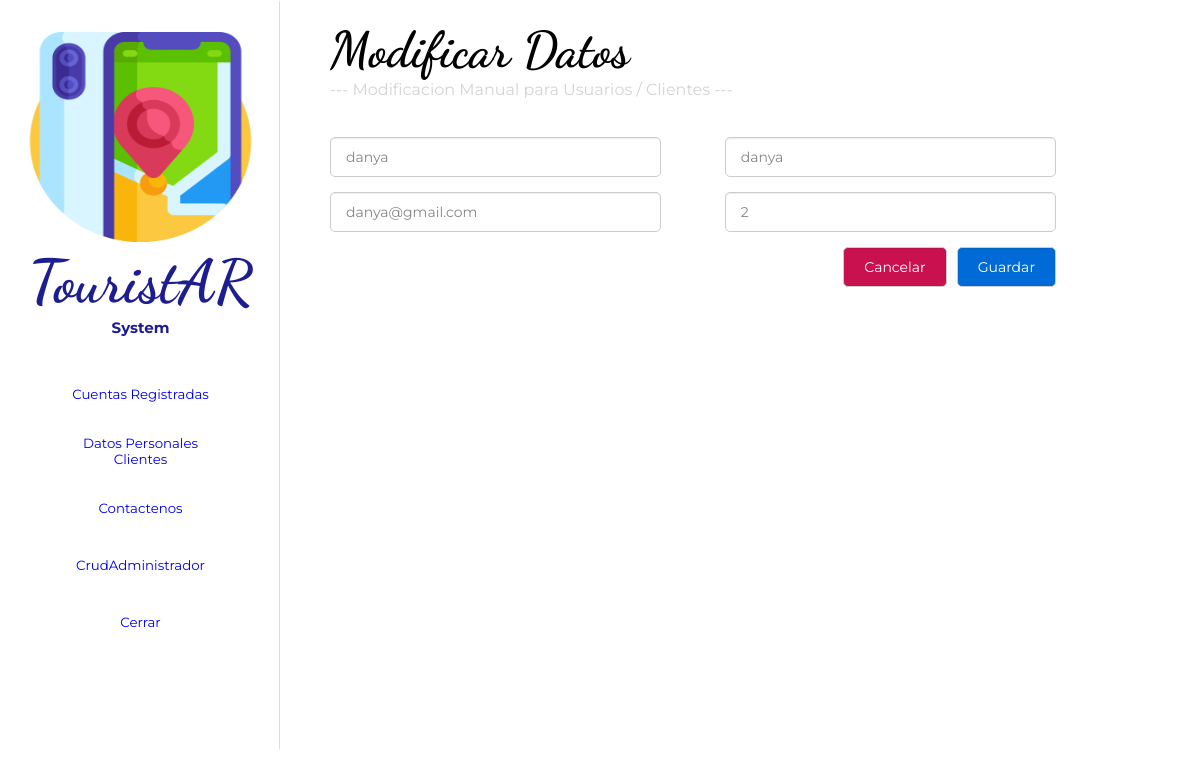
The app's page /crudusuario/update.php?id=20 with its own data.
### tables this page shows
CREATE TABLE `sesion` (
  `id` int(11) NOT NULL,
  `user` varchar(250) NOT NULL,
  `password` varchar(250) NOT NULL,
  `email` varchar(250) NOT NULL,
  `pasadmin` varchar(250) NOT NULL,
  `rol` int(3) NOT NULL
);

### crudusuario/update.php (the view, shortened to what this page needs)
<?php
	include_once 'conexion.php';
	if(isset($_GET['id'])){
		$id=(int) $_GET['id'];
		$buscar_id=$con->prepare('SELECT * FROM sesion WHERE id=:id  LIMIT 1');
		$buscar_id->execute(array(
			':id'=>$id
		));
		$resultado=$buscar_id->fetch();
	}else{
		header('Location: index.php');
	}
?>
<!DOCTYPE html>
<html lang="es">
	<head>
		<link rel="stylesheet" href="../crudusuario/csss/estilo_usuario.css">
	</head>
	<body>
		<div class="section-uno">
			<div id="sidebar">
				<div class="menu">
					<div class="botones">
						<center>
							<img src="../img/iconos/mapa.png" alt="">
							<h1>TouristAR</h1>
							<h4>System</h4>
							<br><br>
							<button><a href="../crudusuario/index.php">Cuentas Registradas</a></button>
							<br><br>
							<button><a href="../cruddatos/index.php">Datos Personales <br> Clientes</a></button>
							<br><br>
							<button><a href="../crudcontactenos/index.php">Contactenos</a></button>
							<br><br>
							<button><a href="../crudadmin/index.php">CrudAdministrador</a></button>
							<br><br>
							<button><a href="desconectar.php">Cerrar</a></button>
						</center>
					</div>
				</div>
			</div>
			<div class="contenido">
				<div class="conten-tablas">
					<div class="contenedor">
						<h2>Modificar Datos</h2>
						<span>--- Modificacion Manual para Usuarios / Clientes ---</span>
						<br><br><br>
						<form action="" method="post">
							<div class="form-group">
								<input type="text" name="user" value="<?php if($resultado) echo $resultado['user']; ?>" class="input__text">
								<input type="text" name="password" value="<?php if($resultado) echo $resultado['password']; ?>" class="input__text">
							</div>
							<div class="form-group">
							<input type="text" name="email" value="<?php if($resultado) echo $resultado['email']; ?>" class="input__text">
								<input type="text" name="rol" value="<?php if($resultado) echo $resultado['rol']; ?>" class="input__text">
							</div>
							<div class="btn__group">
								<a href="index.php" class="btn btn__danger">Cancelar</a>
								<input type="submit" name="guardar" value="Guardar" class="btn btn__primary">
							</div>
						</form>
					</div>
				</div>
			</div>
		</div>
	</body>
</html>

### crudusuario/csss/estilo_usuario.css (style rules this page uses)
* { margin: 0; box-sizing: border-box; font-family: 'Montserrat', sans-serif; }
:root { --sidebar-width: 280px; }
.section-uno { width: 100%; height: 530px; position: relative; }
#sidebar { width: var(--sidebar-width); height: 100vh; position: fixed; overflow: auto; }
.menu { height: 750px; background-color: white; border: 2px solid white; border-right: 1px solid rgb(219, 219, 219); }
.botones { margin: 30px 10px; }
img { width: 90%; height: 210px; }
span { color: rgb(211, 211, 211); }
button { width: 190px; height: 38px; border-radius: 5px; border: none; background-color: white; color: black; }
h1 { font-family: 'Dancing Script', cursive; font-size: 60px; color: rgb(29, 29, 146); }
h4 { font-size: 15px; color: rgb(29, 29, 146); }
.contenido { height: 1000px; background-position: center center; margin-left: var(--sidebar-width); top: var(--nav-height); position: relative; }
.conten-tablas { width: 100%; height: 1000px; }
.contenedor { width: 80%; margin-left: 50px; max-width: 1000px; overflow: hidden; }
h2 { margin-top: 20px; font-size: 50px; color: black; font-family: 'Dancing Script', cursive; }
a { text-decoration: none; }
form .input__text { width: 100%; border: 1px solid #ccc; border-radius: 5px; box-shadow: 0 1px 1px rgba(0, 0, 0, 0.075) inset; color: #848688; display: block; font-size: 14px; margin-bottom: 15px; padding: 10px 15px; max-width: 30%; margin-right: 10px; outline: medium none; }
form .form-group { display: flex; width: 100%; flex-wrap: nowrap; justify-content: space-between; }
form .form-group .input__text { max-width: 45% !important; }
form .btn { border: 1px solid #ccc; border-radius: 5px; box-shadow: 0 1px 1px rgba(0, 0, 0, 0.075) inset; color: #fff; display: block; font-size: 14px; background: rgb(0, 107, 214); margin-bottom: 15px; padding: 10px 20px; margin-right: 10px; outline: medium none; cursor: pointer; }
.btn__group { width: 100%; display: flex; flex-direction: row; justify-content: flex-end; }
.btn__primary { background: white; }
.btn__danger { background: #c8114e !important; }

### records on screen
sesion: user "danya", password "danya", email "danya@gmail.com", rol "2"
